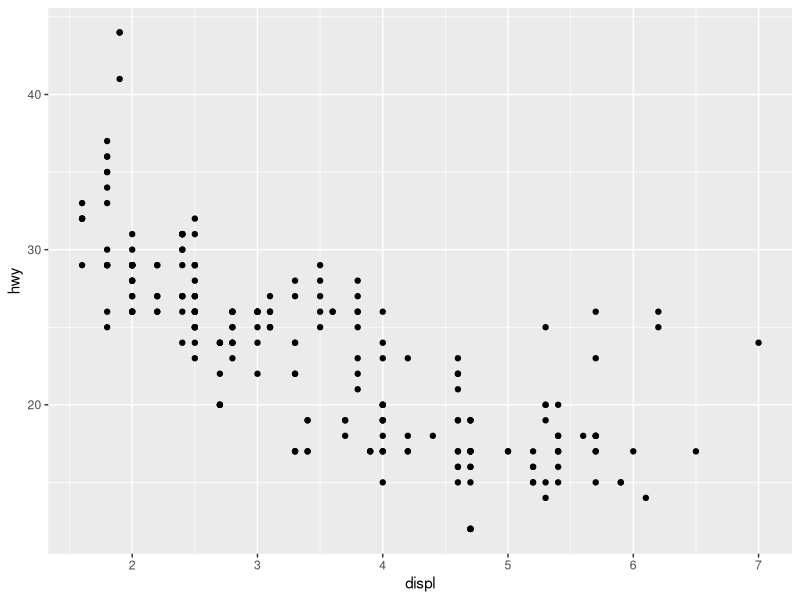
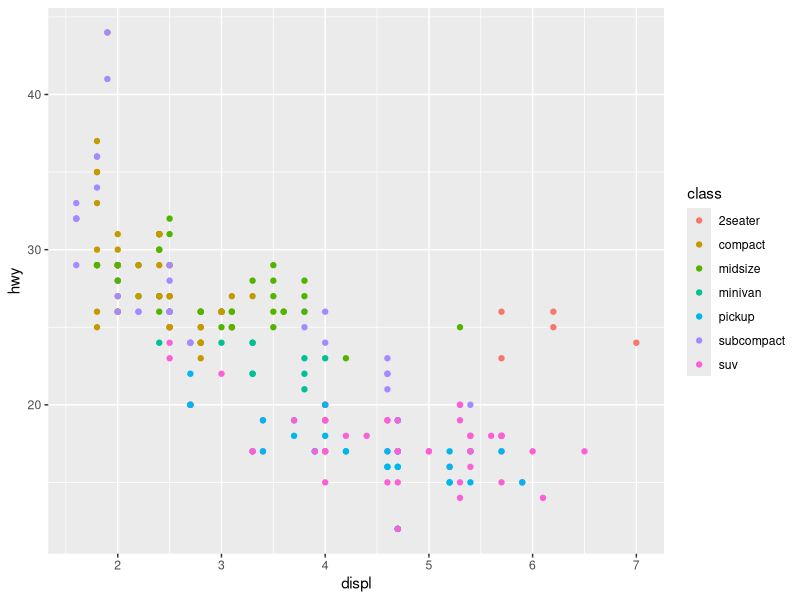
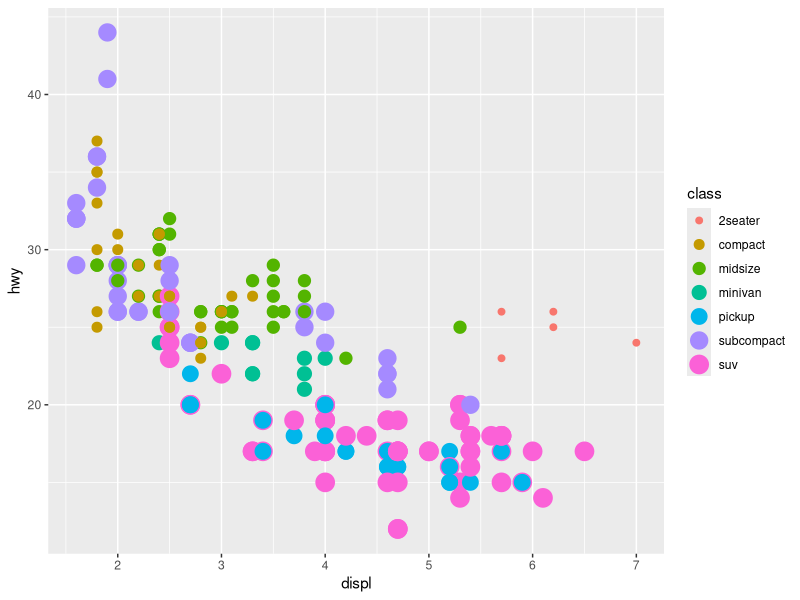
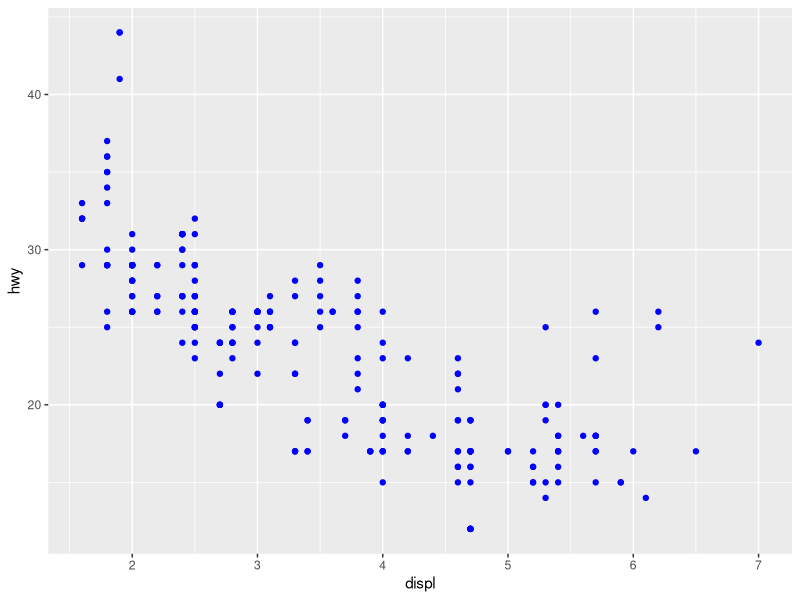
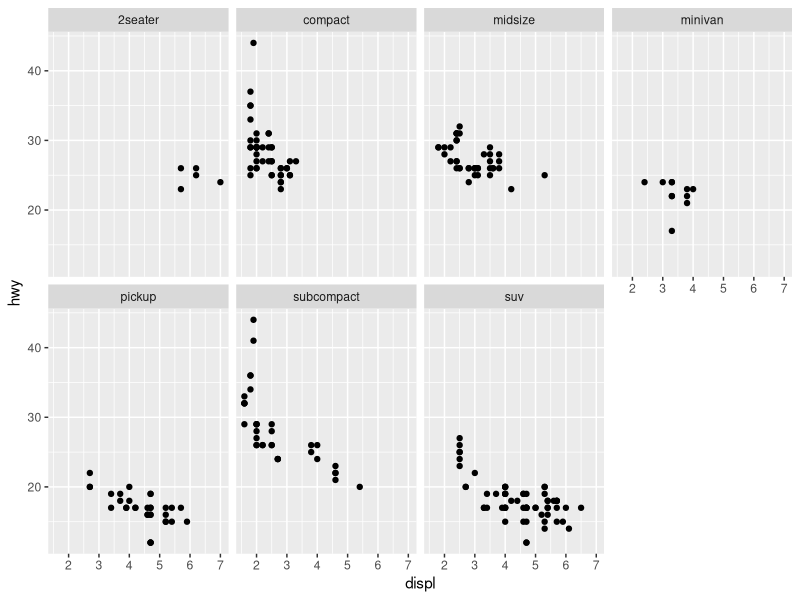
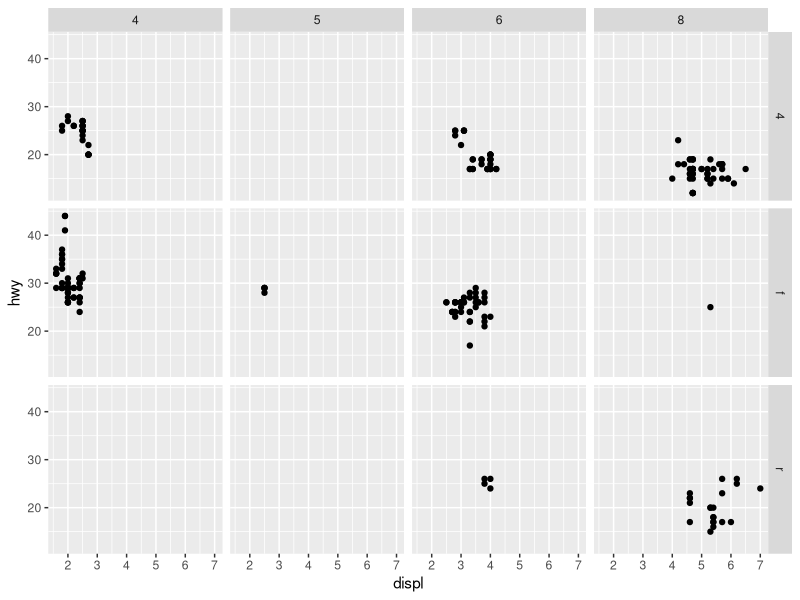
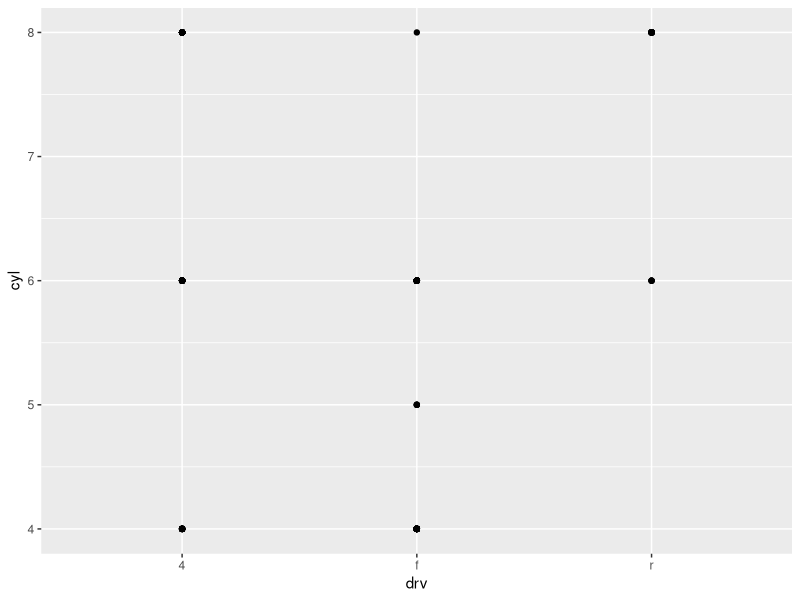
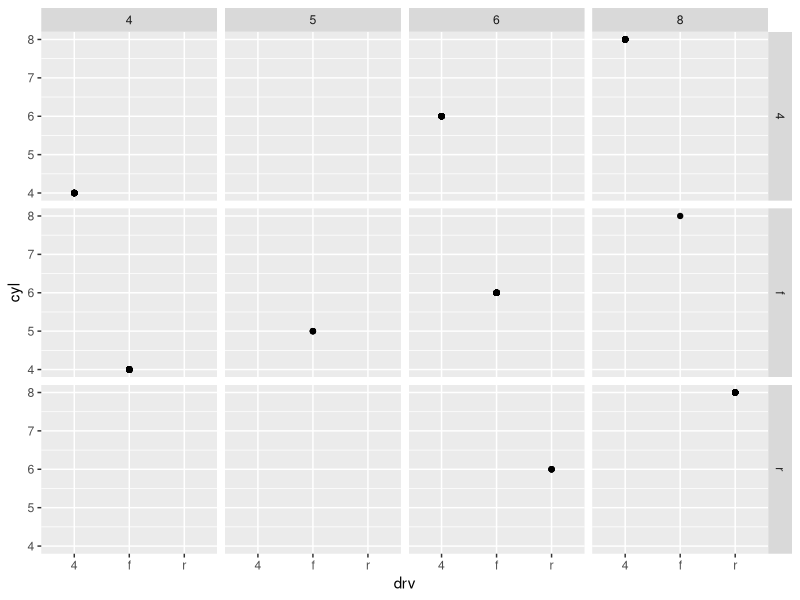

Write R code to recreate these figures, in order.
## ---- chunk 1
#| label: setup
library(tidyverse)
## ---- chunk 2
mpg
## ---- chunk 3
ggplot(data = mpg)+
  geom_point(mapping = aes(x = displ, y = hwy))
## ---- chunk 4
# utvider ggplott til å inkludere en til variabel "color"
ggplot(data = mpg) + 
  geom_point(mapping = aes(x = displ, y = hwy, color = class))
## ---- chunk 5
# kan også endre "color" til "size" eller bruke begge
ggplot(data = mpg) + 
  geom_point(mapping = aes(x = displ, y = hwy, size = class, color = class))
# kan også bruke "alpha" for å endre på gjennomsiktigheten, eller "shape" for å endre form på punktene
# ved bruk av "shape" vil den som standard kun bruke 6 forskjellige former for å definer variabler, altså vil en av 
# variablene i dette plottet ikke bli definert fordi vi har 7 variabler
## ---- chunk 6
# kan også legge til farge manuelt
ggplot(data = mpg) + 
  geom_point(mapping = aes(x = displ, y = hwy),color = "blue")
## ---- chunk 7
# legger til "facet" for å vis flere variabler i ulike plot
ggplot(data = mpg) + 
  geom_point(mapping = aes(x = displ, y = hwy)) + 
  facet_wrap(~ class, nrow = 2)
## ---- chunk 8
# 
ggplot(data = mpg) + 
  geom_point(mapping = aes(x = displ, y = hwy)) + 
  facet_grid(drv ~ cyl)
## ---- chunk 9
# 1. What happens if you facet on a continuous variable?
# Om man bruker en kontinuerlig variable i en facet, vil du få ett panel per unike tallverdi -> ofte veldig mange paneler som blir uoversiktelig. Faceting er egentlig ment for kategoriske variabler som i dette tilfelle feks er "cyl, drv og class"
## ---- chunk 10
# 2. What do the empty cells in plot with facet_grid(drv ~ cyl) mean? How do they relate to this plot?

ggplot(data = mpg) + 
  geom_point(mapping = aes(x = drv, y = cyl))

# De tomme cellene er kombinasjoner av "drv" og "cyl" som ikke finnes i datasettet.
# Faceit_grid lager et rutenett av alla mulige kobinasjoner, selv om noen er tomme.

ggplot(data = mpg) +
  geom_point(mapping = aes(x = drv, y = cyl)) +
  facet_grid(drv ~ cyl)

## ---- chunk 11
## 3. What plots does the following code make? What does . do?
# ggplot(data = mpg) + 
#   geom_point(mapping = aes(x = displ, y = hwy)) +
#   facet_grid(drv ~ .)

# ggplot(data = mpg) + 
#   geom_point(mapping = aes(x = displ, y = hwy)) +
#   facet_grid(. ~ cyl)

# "." betyr "ingen faceting" på denne aksen. altså sier den første koden at vi skal ha egne rader for hver "drv", og for den andre koden vil vi ha egne kolonner for hver "cyl"  


ggplot(data = mpg) +
  geom_point(mapping = aes(x = displ, y = hwy)) +
  facet_grid(drv ~ .)   # rader = drv, ingen kolonner

ggplot(data = mpg) +
  geom_point(mapping = aes(x = displ, y = hwy)) +
  facet_grid(. ~ cyl)   # kolonner = cyl, ingen rader

## ---- chunk 12
## 4. Take the first faceted plot in this section:
ggplot(data = mpg) + 
  geom_point(mapping = aes(x = displ, y = hwy)) + 
  facet_wrap(~ class, nrow = 2)
## What are the advantages to using faceting instead of the colour aesthetic? What are the disadvantages? How might the balance change if you had a larger dataset?

# Fordeler med å bruke facet er at det blir lettere å sammenligne mønstre innen hver kategori, mindre visuell støy.
# Ulemper er at det blir vanskeligere å sammanligne mellom kategoriene. 
# Med større datasett kan faceting bli mer nyttig (unngår kaos av mange farger) .
## ---- chunk 13
## 5. Read ?facet_wrap. What does nrow do? What does ncol do? What other options control the layout of the individual panels? Why doesn’t facet_grid() have nrow and ncol arguments?
#  "nrow" og "ncol" kontrolerer hvor mange kolonner og rader som skal med i faceten.
#  facet_grid har ikke "ncol" og "nrow" fordi den alltif viser alle mulige kombinasjoner av to variabler i et fast rutenett.
## ---- chunk 14
## 6. Hvorfor bør du sette variabelen med flest unike nivåer i kolonner i facet_grid()? 
# Skjermer er ofte bredere enn høye → bedre utnyttelse av plassen hvis du legger mange paneler bortover (i kolonner) i stedet for nedover.
## ---- chunk 15
# Geom er et objekt som et plott bruker for å presentere data. Man beskriver ofte et plot ut ifra hvilken type geom som blir brukt. f.eks vil en "line chart" bli kalt for et "line plot" og et "boxplot" vil bli kalt for "boxplot geom"

# nr.1 -> bruker geom_point
ggplot(data = mpg) + 
  geom_point(mapping = aes(x = displ, y = hwy))

# nr.2  -> bruker geom_smooth
ggplot(data = mpg) + 
  geom_smooth(mapping = aes(x = displ, y = hwy))

## ---- chunk 16
# en hver geom funksjon har en "mapping" funksjon, men ikke alle "aesthetic fungerer med alle geom. altså kan man endre fassong på et punkt, men ikke på en linje. Men på den andre siden så kan man sette en linjetype til en linje. 
ggplot(data = mpg) + 
  geom_smooth(mapping = aes(x = displ, y = hwy, linetype = drv))
## ---- chunk 17
ggplot(data = mpg) +
  geom_smooth(mapping = aes(x = displ, y = hwy))
              
ggplot(data = mpg) +
  geom_smooth(mapping = aes(x = displ, y = hwy, group = drv))
    
ggplot(data = mpg) +
  geom_smooth(
    mapping = aes(x = displ, y = hwy, color = drv),
    show.legend = TRUE
  )
ggplot(data = mpg) +
  geom_smooth(
    mapping = aes(x = displ, y = hwy, color = drv),
    show.legend = FALSE
  )
## ---- chunk 18
# Legger til flere geoms i samme plot
ggplot(data = mpg) + 
  geom_point(mapping = aes(x = displ, y = hwy)) +
  geom_smooth(mapping = aes(x = displ, y = hwy))
## ---- chunk 19
# Kan redusere koden når vi har gjentagende koder som den vi har over. dette kan være problematisk dersom vi ønsker å endre x-aksen til f.eks. "cty" istedenfor "hwy" fordi da må vi endre dette på 2 steder i koden, og dette kan raskt bli glemt.
# Vi kan rydde opp i dette ved å sette "mapping" funksjonen inn i ggplot()
ggplot(data = mpg, mapping = aes(x = displ, y = hwy)) + 
  geom_point() + 
  geom_smooth()
## ---- chunk 20
# Hvis du legger mapping inni en geom-funksjon, vil ggplot2 behandle det som lokal mapping for det laget. Denne mappingen brukes til å utvide eller overskrive den globale mappingen, men bare for det laget. På den måten kan man vise ulike aestetics i forskjellige lag.
ggplot(data = mpg, mapping = aes(x = displ, y = hwy)) + 
  geom_point(mapping = aes(color = class)) + 
  geom_smooth()
## ---- chunk 21
ggplot(data = mpg, mapping = aes(x = displ, y = hwy)) +
  geom_point(mapping = aes(color = class)) +
  geom_smooth(data = filter(mpg, class == "subcompact"), se = FALSE)

# (data = filter(mpg, class == "subcompact") betyr at smooth-linjen bare beregnes for subcompact-biler
# se = FALSE fjerner "skyggen" rundt linjen
## ---- chunk 22
## 1. What geom would you use to draw a line chart? A boxplot? A histogram? An area chart?
# line chart = geom_line()
# boxplot = geom_boxplot()
# histogram = geom_histogram()
# area chart = geom_area()
## ---- chunk 23
# 2. Run this code in your head and predict what the output will look like. Then, run the code in R and check your predictions.
ggplot(data = mpg, mapping = aes(x = displ, y = hwy, color = drv)) + 
  geom_point() + 
  geom_smooth(se = FALSE)
## ---- chunk 24
## 3. What does show.legend = FALSE do? What happens if you remove it? why do you think I used it earlier in the chapter?
# show.legend = FALSE brukes i geom_*()-funksjoner for å hindre at et lag dukker opp i legenden.
## ---- chunk 25
## 4. What does the "se" argument to geom_smooth() do?
# se bestemmer om ggplot skal vise konfidensintervallet (usikkerhetsbåndet) rundt den glatte linjen. altså bestemmer om linjen skal ha en "skygge"

## ---- chunk 26
# 5. Will these two graphs look different? Why/why not?
ggplot(data = mpg, mapping = aes(x = displ, y = hwy)) + 
  geom_point() + 
  geom_smooth()

ggplot() + 
  geom_point(data = mpg, mapping = aes(x = displ, y = hwy)) + 
  geom_smooth(data = mpg, mapping = aes(x = displ, y = hwy))

# Det første plottet setter data og mapping globalt i ggplot(). Det betyr at både punktene og           smooth-linjen arver dette automatisk.

# Det andre plottet starter med et tomt ggplot(), og så legges data og mapping lokalt inn i hvert lag   (geom_point() og geom_smooth()).

# Resultatet blir identisk, fordi begge lag i andre koden har fått samme data og mapping som det        første.
## ---- chunk 27
## 6. Recreate the R code necessary to generate the following graphs.

# 1
ggplot(data = mpg, mapping = aes(x = displ, y = hwy)) +
  geom_point() +
  geom_smooth(se = FALSE)

# 2
ggplot() +
  geom_point(data = mpg, mapping = aes(x = displ, y = hwy)) +
  geom_smooth(data = mpg, mapping = aes(x = displ, y = hwy, group = drv), se = FALSE)

# 3
ggplot() +
  geom_point(data = mpg, mapping = aes( x = displ, y = hwy, color = drv)) +
  geom_smooth(data = mpg, mapping = aes( x = displ, y = hwy, color = drv),se = FALSE)

# 4
ggplot(data = mpg, mapping = aes(x = displ, y = hwy)) +
  geom_point(data = mpg, aes(x = displ, y = hwy, color = drv)) +
  geom_smooth(se = FALSE)

# 5
ggplot() +
  geom_point(data = mpg, mapping = aes( x = displ, y = hwy, color = drv)) +
  geom_smooth(data = mpg, mapping = aes( x = displ, y = hwy, linetype = drv), se = FALSE)

# 6
ggplot(data = mpg, mapping = aes(x = displ, y = hwy, fill = drv)) +
  geom_point(shape = 21, color = "white", size = 3, stroke = 1)
